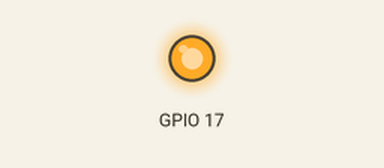
This program was run on a simulated Raspberry Pi (BCM pin numbers), started with the arguments 17 1. Shown: output pins drawn as LEDs (lit = HIGH). At 0.0 s the program stops and its outputs stay as they are.

Above: at 0.1 s.
Timing chart, 0 to 1.5 s (numbered marks = the images above):
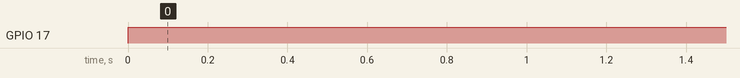

Measured:
- by itself, GPIO 17: LOW → HIGH at 0.00 s

The program:

setGpioOutput.py
```python
#!/usr/bin/python

import RPi.GPIO as GPIO            # import RPi.GPIO module
from time import sleep             # lets us have a delay
import sys
GPIO.setwarnings(False)
GPIO.setmode(GPIO.BCM)             # choose BCM or BOARD

gpio=int(sys.argv[1])
gpio_status=int(sys.argv[2])

if GPIO.gpio_function(gpio)!='OUT':
    GPIO.setup(gpio, GPIO.OUT)           # set GPIO24 as an output

if (gpio_status==1):
    GPIO.output(gpio,1)
else:
    GPIO.output(gpio,0)
```
